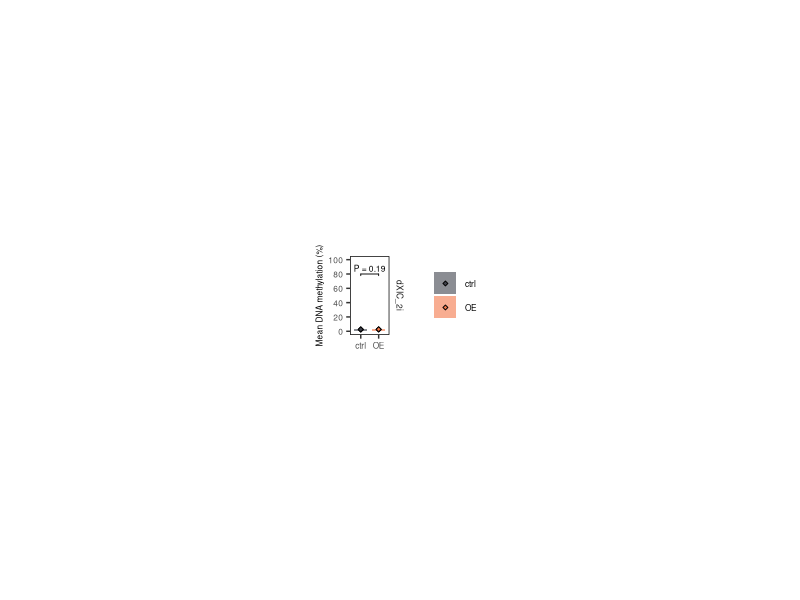
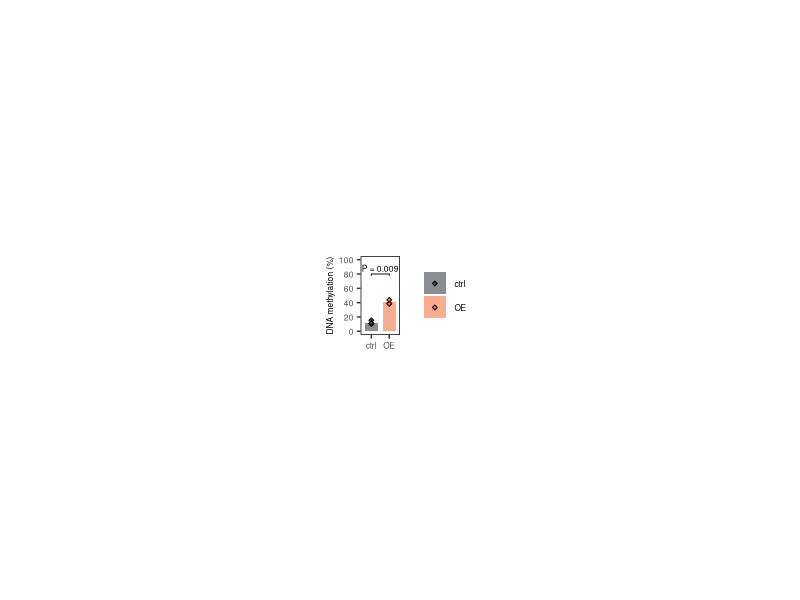
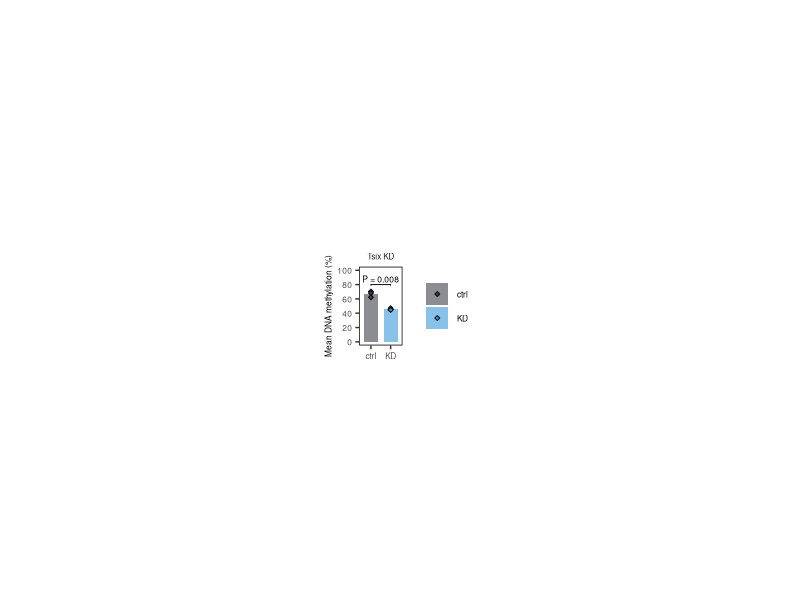

Generate these figures, in order, with R:
## DNA methylation Plots
## Nelly Kanata ~ OWL Schulz
## Created: 26.10.2025
## Modified: 08.04.2026

library(tidyverse)
library(magrittr)
library(ggpubr)
library(egg)

theme_set(theme_classic() + 
            theme(legend.text = element_text(size = 6), panel.border = element_rect(color = "black", fill = NA, size = 0.5),
                  plot.title = element_text(size = 8),
                  axis.line = element_blank(), axis.text = element_text(size = 6),
                  axis.title = element_text(size = 6), strip.text = element_text(size = 6),
                  strip.background = element_blank(), legend.title = element_blank()))


setwd("./")

# format pvalue
format_p <- function(p) {
  if (p < 0.001) {
    "P < 0.001"
  } else if (p < 0.01) {
    sprintf("P = %.3f", p)
  } else {
    sprintf("P = %.2f", p)
  }
}

# load data

xist_oe_kd <- read.csv("./fig_data/Xist-TsixKD_OEs_all_methylation_table.csv")


##### Xist OE 2i ######
filtered_df <- xist_oe_kd %>%
  filter(region %in% c("RE57")) %>%
  filter(amplicon != "other", amplicon !="intermediate_RE57") %>%
  filter(KD =="dXIC_2i")

filtered_df$amplicon <- factor(filtered_df$amplicon, levels=c("RE57_YY1","RE57_CGI"))
filtered_df$condition <- factor(filtered_df$condition, levels = c("-Dox", "+Dox"))


### mean methylation plot
RE57_amplicons <- c("RE57_YY1", "RE57_CGI")

methC <- filtered_df %>%
  filter(amplicon %in% RE57_amplicons) %>% # I combine RE57 amplicons in one metric
  filter(totalC > 10) %>% # coverage cutoff
  group_by(sample_number) %>%
  mutate(totalC_mean = round(mean(totalC), 0)) %>%
  select(start, ratio, cell_line, condition, KD,totalC_mean,
         replicate, sample_number) %>%
  pivot_wider(names_from = start, values_from = ratio, values_fill = NA) %>%
  arrange(KD)
methC <- as.data.frame(methC)

methC %<>%
  rowwise() %>%
  mutate(mean_meth = mean(c_across(7:ncol(methC)), na.rm = TRUE))

methC$condition <- if_else(methC$condition == "-Dox", "ctrl", "OE")

methC$mean_meth <- methC$mean_meth *100

# stats
stat.test <- compare_means(
  mean_meth ~condition,
  data = methC,
  method = "t.test", paired=TRUE
)


stat.test$pval <- vapply(stat.test$p, format_p, character(1))

stat.test$y.position <- c(80)


plot <- ggplot(methC, aes( condition, mean_meth)) +
  facet_grid(rows=vars(KD))+
  # bars
  stat_summary(
    fun = mean,
    geom = "col",
    aes(fill=condition),
    alpha=0.6,
    width = 0.7
  ) +
  
  geom_point(aes(fill = condition), shape = 23, color="black", size = 1, alpha = 1)+
  scale_fill_manual(values=c(`ctrl`="#3f414b", `OE`="#F47748")) +
  scale_y_continuous(limits = c(0, 100), breaks = seq(0, 100, by = 20)) + 
  ylab("Mean DNA methylation (%)")+
  xlab("")+
  ggtitle(paste0("")) +
  stat_pvalue_manual(stat.test, label = "pval", size = 6/2.8, vjust = -0.2)
  

fix <- set_panel_size(plot, height = unit(2, "cm"), width = unit(1, "cm"))
grid.arrange(fix)

ggsave("./Figures/mean_meth_XistOE.pdf", fix,
       dpi = 300, useDingbats=FALSE)

#### Xist overexpression diff ####

filtered_df <- xist_oe_kd %>%
  filter(region %in% c("RE57")) %>%
  filter(amplicon != "other", amplicon !="intermediate_RE57") %>%
  filter(KD=="dXIC_diff")

filtered_df$amplicon <- factor(filtered_df$amplicon, levels=c("RE57_YY1","RE57_CGI"))
filtered_df$condition <- factor(filtered_df$condition, levels = c("-Dox", "+Dox"))

### mean methylation plot
methC <- filtered_df %>%
  filter(amplicon %in% RE57_amplicons) %>% # I combine RE57 amplicons in one metric
  filter(totalC > 10) %>% # coverage cutoff
  group_by(sample_number) %>%
  mutate(totalC_mean = round(mean(totalC), 0)) %>%
  select(start, ratio, cell_line, condition, KD,totalC_mean,
         replicate, sample_number) %>%
  pivot_wider(names_from = start, values_from = ratio, values_fill = NA) %>%
  arrange(KD)
methC <- as.data.frame(methC)

methC %<>%
  rowwise() %>%
  mutate(mean_meth = mean(c_across(7:ncol(methC)), na.rm = TRUE))

methC$condition <- if_else(methC$condition == "-Dox", "ctrl", "OE")

methC$mean_meth <- methC$mean_meth *100

# stats
stat.test <- compare_means(
  mean_meth ~condition,
  data = methC,
  method = "t.test", paired=TRUE
)

stat.test$pval <- vapply(stat.test$p, format_p, character(1))

stat.test$y.position <- c(80)




plot <- ggplot(methC, aes( condition, mean_meth)) +
  # bars
  stat_summary(
    fun = mean,
    geom = "col",
    aes(fill=condition),
    alpha=0.6,
    width = 0.7
  ) +
  
  geom_point(aes(fill = condition), shape = 23, color="black", size = 1, alpha = 1)+
  scale_fill_manual(values=c(`ctrl`="#3f414b", `OE`="#F47748")) +
  scale_y_continuous(limits = c(0, 100), breaks = seq(0, 100, by = 20)) + 
  ylab("DNA methylation (%)")+
  xlab("")+
  ggtitle(paste0("")) +
  stat_pvalue_manual(stat.test, label = "pval", size = 6/2.8, vjust = -0.2)


fix <- set_panel_size(plot, height = unit(2, "cm"), width = unit(1, "cm"))
grid.arrange(fix)

ggsave("./Figures/mean_meth_XistOE_diff.pdf", fix,
       dpi = 300, useDingbats=FALSE)


#### Tsix KD ####

filtered_df <- xist_oe_kd %>%
  filter(region %in% c("RE57")) %>%
  filter(amplicon != "other", amplicon !="intermediate_RE57") %>%
  filter(KD=="Xist" | KD == "Tsix")

filtered_df$amplicon <- factor(filtered_df$amplicon, levels=c("RE57_YY1","RE57_CGI"))
filtered_df$KD <- factor(filtered_df$KD, levels = c("Tsix", "Xist"))
filtered_df$condition <- factor(filtered_df$condition, levels = c("+dTAG", "-dTAG"))


# mean
methC <- filtered_df %>%
  filter(amplicon %in% RE57_amplicons) %>% # I combine RE57 amplicons in one metric
  filter(totalC > 10) %>% # coverage cutoff
  group_by(sample_number) %>%
  mutate(totalC_mean = round(mean(totalC), 0)) %>%
  select(start, ratio, cell_line, condition, KD,totalC_mean,
         replicate, sample_number) %>%
  pivot_wider(names_from = start, values_from = ratio, values_fill = NA) %>%
  arrange(KD)
methC <- as.data.frame(methC)

methC %<>%
  rowwise() %>%
  mutate(mean_meth = mean(c_across(7:ncol(methC)), na.rm = TRUE))
methC$condition <- if_else(methC$condition == "+dTAG", "ctrl", "KD")
methC$KD <- paste0(methC$KD, " KD")

methC$mean_meth <- methC$mean_meth *100

# stats
stat.test <- compare_means(
  mean_meth ~condition,
  data = methC[ methC$KD=="Tsix KD",],
  method = "t.test", paired=TRUE
)
stat.test
stat.test$pval <- vapply(stat.test$p, format_p, character(1))


stat.test$y.position <- c(80)


plot <- methC %>% filter(KD=="Tsix KD") %>%
  ggplot(aes( condition, mean_meth)) +
  facet_grid(cols=vars(KD))+
  # bars
  stat_summary(
    fun = mean,
    geom = "col",
    aes(fill=condition),
    alpha=0.6,
    width = 0.7
  ) +
  
  geom_point(aes(fill = condition), shape = 23, color="black", size = 1, alpha = 1)+
  scale_fill_manual(values=c(`ctrl`="#3f414b", `KD`="#3b9ad9")) +
  scale_y_continuous(limits = c(0, 100), breaks = seq(0, 100, by = 20)) +  
  ylab("Mean DNA methylation (%)")+
  xlab("")+
  ggtitle(paste0("")) +
  stat_pvalue_manual(stat.test, label = "pval", size = 6/2.8, vjust = -0.2)


fix <- set_panel_size(plot, height = unit(2, "cm"), width = unit(1.1, "cm"))
grid.arrange(fix)

ggsave("./Figures/mean_meth_Tsix_KD.pdf", fix,
       dpi = 300, useDingbats=FALSE)


# 
methC %>% filter(KD=="Tsix KD") %>%
  group_by(condition) %>%
  summarize(mean_reps = mean(mean_meth)) %>%
  mutate(percent_change = (mean_reps-mean_reps[condition=="ctrl"])/mean_reps[condition=="ctrl"]*100)
